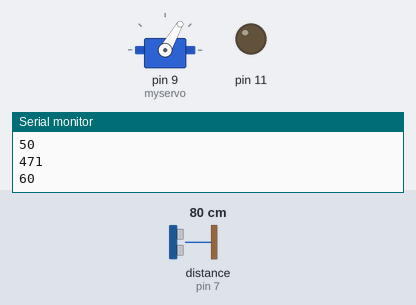
Recording of a sketch running on a simulated Arduino Uno, built with avr-gcc and run on an emulated ATmega328P. Parts: servo, output pins drawn as LEDs (lit = HIGH), the last lines printed to the serial monitor. Wiring (inferred from the names in the program): ultrasonic range finder: trigger pin 5; echo pin 7. Inputs (shaded band) come from the test bench; at power-on: distance to the obstacle (sensor on pin 7) 80 cm. The echo pulse lasts 58.3 µs per cm; pins used as bus, display or sensor lines are not drawn.

Above: at 1.2 s.
1.3 s: distance to the obstacle (sensor on pin 7) set to 12 cm
At 1.51 s:
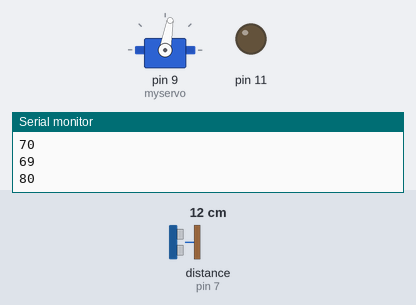
4.3 s: distance to the obstacle (sensor on pin 7) set to 9 cm
At 4.53 s:
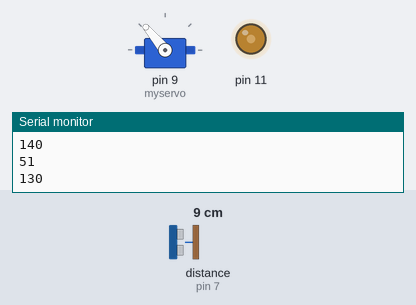
At 4.93 s:
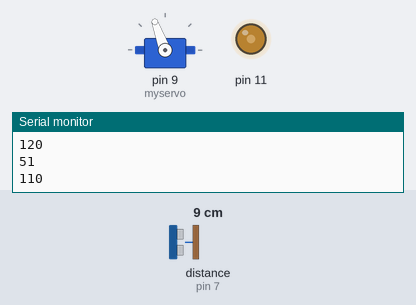
Timing chart, 0 to 19.3 s (numbered marks = the images above; inputs shaded):
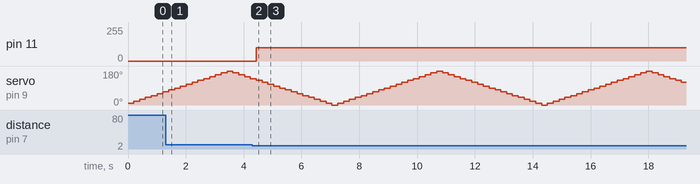

Measured:
- the behaviour switches between 11 and 10 cm on distance to the obstacle (sensor on pin 7) (found by bisection; images 1 and 2)
- after the input at 4.3 s, pin 11: 0/255 → 100/255 after 0.14 s

The sketch:

Buzzerl_Radar.ino
```cpp
/*
 Controlling a servo position using a potentiometer (variable resistor)
 by Michal Rinott <http://people.interaction-ivrea.it/m.rinott>

 modified on 8 Nov 2013
 by Scott Fitzgerald
 http://www.arduino.cc/en/Tutorial/Knob
*/


#include <Servo.h>

Servo myservo;
long duration;
int distance;
int trigp=5;
int echop=7;// create servo object to control a servo

int val=0;
int i=10;// variable to read the value from the analog pin
long t;
void setup() {
  pinMode(trigp,OUTPUT);
  pinMode(echop,INPUT);
  pinMode(9,OUTPUT);

  digitalWrite(trigp,LOW);

  Serial.begin(9600);

  myservo.attach(9);
}

void loop() {
 t=millis();

  val = val+i;
  myservo.write(val);
  dist();
  Serial.println(distance*3);
  Serial.println(val);

  if(val==180)i=-10;
  if(val==0)i=10 ;
  // waits for the servo to get there
  duration=duration/1000;
  if(distance<20){analogWrite(11,100);}
  else{analogWrite(11,0);}
  delay(200-duration);


}

void dist(){
  digitalWrite(trigp,LOW);
  delayMicroseconds(2);
  digitalWrite(trigp,HIGH);
  delayMicroseconds(10);
  digitalWrite(trigp,LOW);
  duration=pulseIn(echop,HIGH);
  distance=duration*0.034;


}
```
